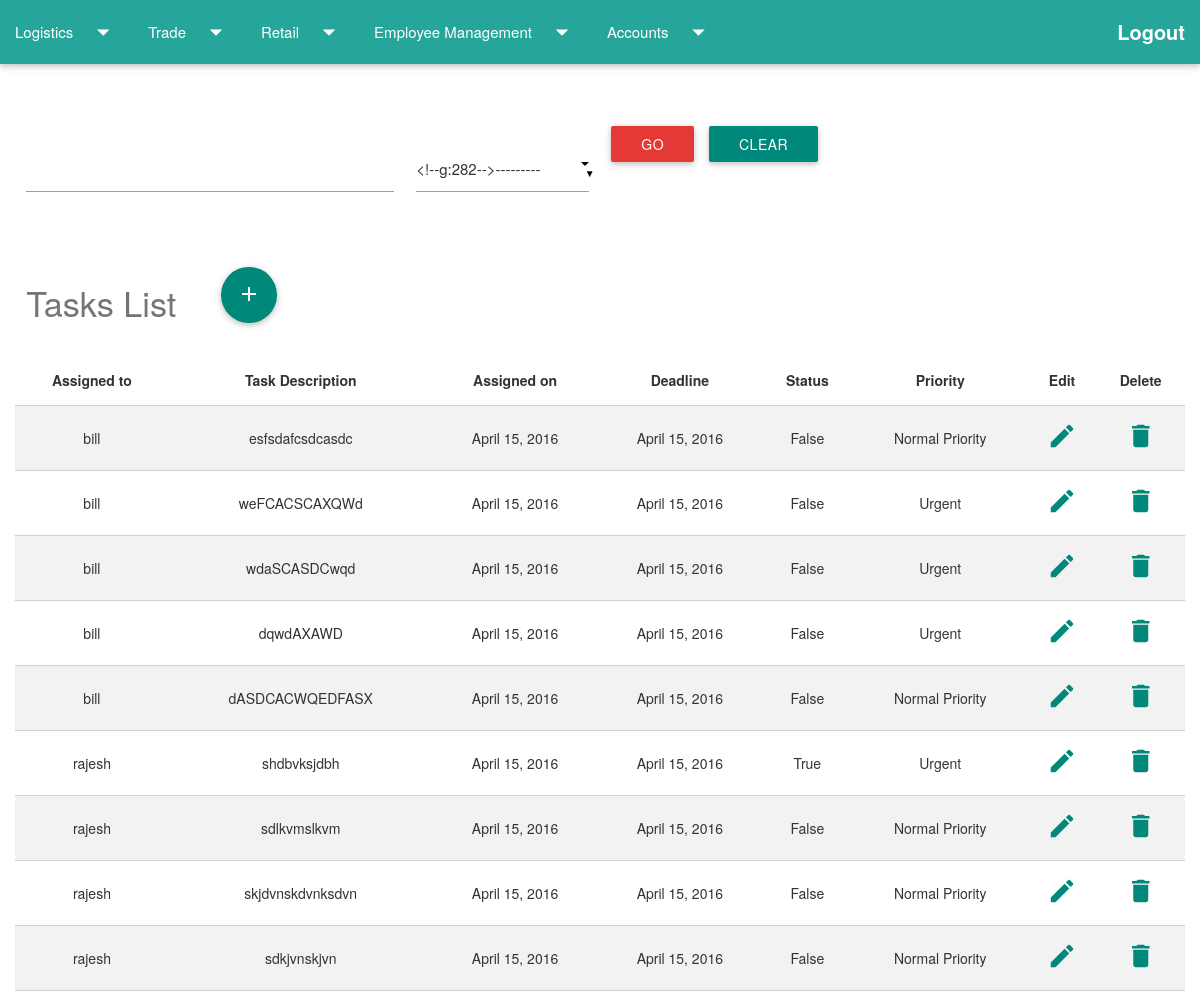
The page /homepage/viewtask/ (signed in) on the database its author committed.
### homepage/models.py (models this page shows, shortened)
class Task (models.Model):
	assigned_to = models.ForeignKey(User)
	task_description = models.TextField(blank=True)
	assigned_on = models.DateField(default=datetime.date.today)
	deadline = models.DateField()
	status = models.BooleanField(default=False)
	priority_choices = (('Urgent','Urgent'),('Normal Priority','Normal Priority'),('Low Priority','Low Priority'))
	priority = models.CharField(max_length=20,choices=priority_choices,default='Normal Priority')

### homepage/views.py (the view)
def task_management(request):
    if request.user.is_authenticated() and request.user.groups.all()[0].id==2:
        if request.method == "POST":
            form = TaskSearchForm(request.POST)
            if form.is_valid():
                searchitem = form.cleaned_data['task_search_item']
                employeesearchtype = form.cleaned_data['tasksearch_type']
                if employeesearchtype == "assigned_to":
                    try:
                        users = User.objects.get(username=searchitem).pk
                        task_list = Task.objects.filter(assigned_to__icontains=users)
                    except ObjectDoesNotExist:
                        task_list = []
                else:
                    tasksearchtype = tasksearchtype+"__icontains"
                    task_list = Task.objects.filter(**{tasksearchtype: searchitem}).values()
                return render(request, 'homepage/tasks_list.html', {'task_list': task_list,'form': form,'title':"Task Management"})
            else:
                task_list = Task.objects.all()
                form = TaskSearchForm()
                return render(request, 'homepage/tasks_list.html', {'task_list': task_list,'form': form,'title':"Task Management"})
        else:
            task_list = Task.objects.all()
            form = TaskSearchForm()
        return render(request, 'homepage/tasks_list.html', {'task_list': task_list,'form': form,'title':"Task Management"})
    else:
        return redirect(index)

### homepage/forms.py
class TaskSearchForm(forms.ModelForm):
    class Meta:
        model = Tasksearch
        fields = ('task_search_item', 'tasksearch_type',)

### homepage/templates/homepage/tasks_list.html (shortened to what this page needs)
{% extends 'logistics/firstpage.html' %}
{% block content %}
<div class="container-fluid">
    <div class="row">
    </div>
    <form method="POST" class="post-form">
        <div class="row">
            <div class="col l4 s6">
                {{ form.task_search_item}} <br>
            </div>
            <div class="col l2 s6">
                {{ form.tasksearch_type}} <br>
            </div>
            <div class="col l1 s6">
                <button type="submit" class="save btn btn-default red darken-1">Go</button>
            </div>
            <div class="col l1 s6">
                <a href="{% url 'employee_list' %}" class="waves-effect waves-light btn   teal darken-1">Clear</a>
            </div>
        </div>
    </form>
    <div class="row">
        <h4 class="headingcolour col l2 s12">Tasks List</h4>
       <div class="col s3" >
      <a class="btn-floating btn-large teal darken-1 " href="{% url 'task_new' %}">
      <i class="large material-icons">add</i>
    </a>
   </div>
   </div>
    {% if task_list %}
    <table class="striped centered bordered responsive-table">
        <thead>
            <tr>
                <th>Assigned to</th>
                <th>Task Description</th>
                <th>Assigned on</th>
                <th>Deadline</th>
                <th>Status</th>
                <th>Priority</th>
                <th>Edit</th>
                <th>Delete</th>
            </tr>
        </thead>
        <tbody>
            {% for task in task_list %}
            <tr>
                <td>{{task.assigned_to}}</td>
                <td>{{task.task_description}}</td>
                <td>{{task.assigned_on}}</td>
                <td>{{task.deadline}}</td>
                <td>{{task.status}}</td>
                <td>{{task.priority}}</td>
                 <td>  <a href="{% url 'task_edit' taskid=task.id %}">
                    <i class="small material-icons icon-cyan">mode_edit</i>
                    </a>
                </td>
                <td><a href="{% url 'delete_task' did=task.id %}"><i class="small material-icons icon-cyan">delete</i></a></td>
            </tr>
            {% endfor %}
        </tbody>
    </table>
    {% else %}
    <p>No task assigned !</p>
    {% endif %}
</div>
{% endblock %}

### logistics/static/css/style.css (style rules this page uses)
.headingcolour { color: #757575; }
i.icon-cyan { color: #00897b; }
body { background: #ffffff; }

### rows shown on the page
Task: assigned_to "bill", task_description "esfsdafcsdcasdc", assigned_on "April 15, 2016", deadline "April 15, 2016", status "False", priority "Normal Priority"
Task: assigned_to "bill", task_description "weFCACSCAXQWd", assigned_on "April 15, 2016", deadline "April 15, 2016", status "False", priority "Urgent"
Task: assigned_to "bill", task_description "wdaSCASDCwqd", assigned_on "April 15, 2016", deadline "April 15, 2016", status "False", priority "Urgent"
Task: assigned_to "bill", task_description "dqwdAXAWD", assigned_on "April 15, 2016", deadline "April 15, 2016", status "False", priority "Urgent"
Task: assigned_to "bill", task_description "dASDCACWQEDFASX", assigned_on "April 15, 2016", deadline "April 15, 2016", status "False", priority "Normal Priority"
Task: assigned_to "rajesh", task_description "shdbvksjdbh", assigned_on "April 15, 2016", deadline "April 15, 2016", status "True", priority "Urgent"
Task: assigned_to "rajesh", task_description "sdlkvmslkvm", assigned_on "April 15, 2016", deadline "April 15, 2016", status "False", priority "Normal Priority"
Task: assigned_to "rajesh", task_description "skjdvnskdvnksdvn", assigned_on "April 15, 2016", deadline "April 15, 2016", status "False", priority "Normal Priority"
Task: assigned_to "rajesh", task_description "sdkjvnskjvn", assigned_on "April 15, 2016", deadline "April 15, 2016", status "False", priority "Normal Priority"
